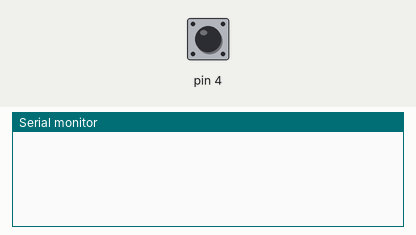
Recording of a program running on a simulated Arduino Nano, built with avr-gcc and run on an emulated ATmega328P. Shown: the last lines printed to the serial monitor. The test bench sets the inputs (shaded band); at power-on: pin 4 HIGH.

Above: at 1.2 s.
1.3 s: pin 4 pulled LOW for 0.15 s
At 2.0 s:
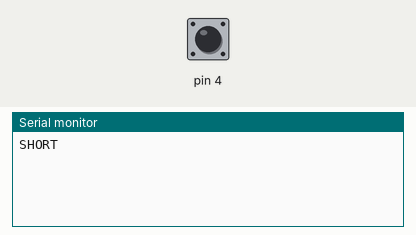
2.9 s: pin 4 pulled LOW for 1 s
At 4.4 s:
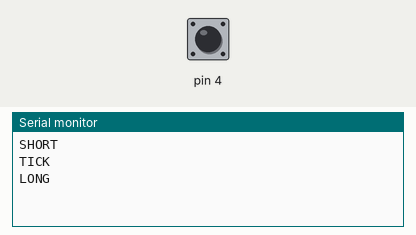

Measured:
- after the input at 1.3 s, the serial monitor: prints a new line after 0.15 s (image 1)
- after the input at 2.9 s, the serial monitor: prints a new line after 0.90 s (image 2)

The program:

main.cpp
```cpp
#include <Arduino.h>

#define ENC_SW 4
#define BTN_LONG_TIME 900
#define BTN_DEBOUNCE 50
#define BTN_TICK_TIME 200
#define BTN_OVER_PRESS 3000

typedef enum {
    BUTTON_NONE,
    BUTTON_SHORT,
    BUTTON_LONG
} button_evt_t;

typedef struct {
    uint8_t pin;
    uint32_t press_time;
    uint32_t tick_time;
    bool pressed;
} button_t;

void button_init(button_t *btn, uint8_t pin) {
    btn->pin = pin;
    btn->press_time = 0;
    btn->tick_time = 0;
    btn->pressed = false;
    pinMode(btn->pin, INPUT_PULLUP);
}

button_evt_t button_check(button_t *btn) {
    uint32_t now = millis();

    if (!digitalRead(btn->pin)) {
        //tombol diteken
        if (!btn->pressed) {
            btn->pressed = true;
            btn->press_time = now;
        } else if ((now - btn->press_time) > BTN_OVER_PRESS) {
            btn->press_time = now;
        }
        return BUTTON_NONE;
    }
    //tombol tdk diteken
    if (!btn->pressed) {
        return BUTTON_NONE;
    }
    uint32_t dur = now - btn->press_time;
    btn->pressed = false;
    btn->tick_time = 0;

    if (dur < BTN_DEBOUNCE) {
        return BUTTON_NONE;
    }
    if (dur > BTN_LONG_TIME) {
        return BUTTON_LONG;
    }
    return BUTTON_SHORT;
}

bool button_tick(button_t *btn) {
    uint32_t now = millis();
    if (!digitalRead(btn->pin) && btn->pressed && (now - btn->press_time > BTN_LONG_TIME)) {
        if (now - btn->tick_time > BTN_TICK_TIME) {
            btn->tick_time = now;
            return true;
        }
        return false;
    }
    if (!btn->pressed) {
        btn->tick_time = 0;
    }
    return false;
}

button_t enc_button;

void setup() {
    Serial.begin(115200);
    button_init(&enc_button, ENC_SW);
}

void loop() {
    button_evt_t evt = button_check(&enc_button);

    switch (evt) {
        case BUTTON_SHORT:
            Serial.println("SHORT");
            break;

        case BUTTON_LONG:
            Serial.println("LONG");
            break;

        default:
            break;
    }
    if (button_tick(&enc_button)) {
        Serial.println("TICK");
    }
}
```
